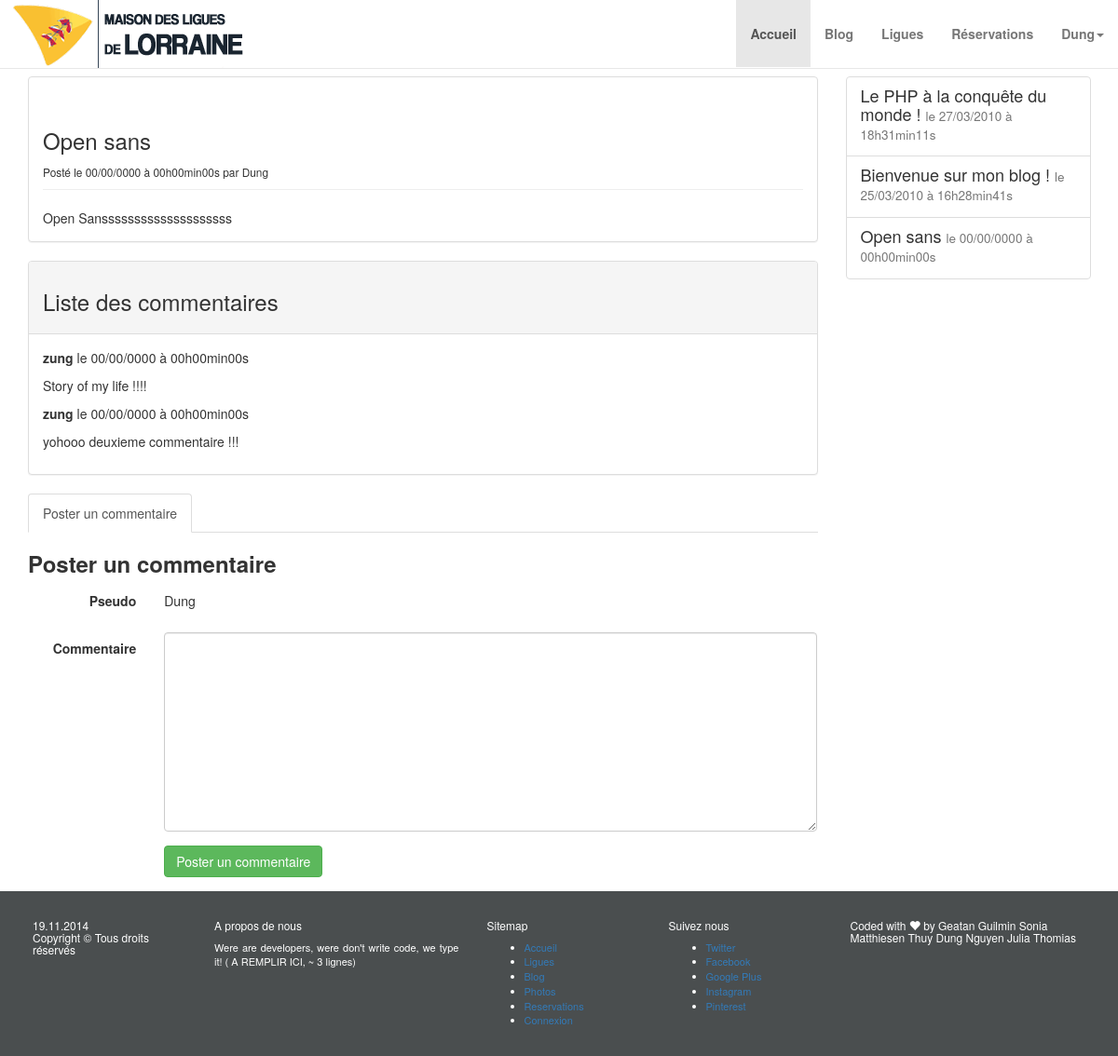
Screenshot of /?p=blog (signed in) with the database file from the repository.
### tables this page shows
CREATE TABLE IF NOT EXISTS `users` (
  `id` int(11) NOT NULL AUTO_INCREMENT,
  `pseudo` varchar(45) DEFAULT NULL,
  `nom` varchar(45) DEFAULT NULL,
  `prenom` varchar(45) DEFAULT NULL,
  `email` varchar(45) DEFAULT NULL,
  `password` varchar(255) DEFAULT NULL,
  `bailleur` tinyint(1) DEFAULT NULL,
  `adresses_id` int(11) NOT NULL,
  PRIMARY KEY (`id`),
  KEY `fk_users_adresses1_idx` (`adresses_id`)
);

CREATE TABLE IF NOT EXISTS `billets` (
  `id` int(11) NOT NULL AUTO_INCREMENT,
  `id_user` int(11) NOT NULL,
  `titre` varchar(255) NOT NULL,
  `contenu` text NOT NULL,
  `date_creation` datetime NOT NULL,
  PRIMARY KEY (`id`)
);

### auth.php (called while the page is built)
<?php
class Auth{
	static function islogged()
	{
		global $bdd;
		if(isset($_SESSION['Auth']) && isset($_SESSION['Auth']['pseudo']) && isset($_SESSION['Auth']['password'])){
			$sql = 'SELECT pseudo, password FROM users WHERE pseudo = :pseudo AND password = :password';
			$q = array(
				'pseudo'    => $_SESSION['Auth']['pseudo'],
				'password' => $_SESSION['Auth']['password']);
			$req = $bdd->prepare($sql);
			$req->execute($q);
			$count = $req->rowCount($sql);
			if($count == 1){
				return true;
			}else{
				return false;
			}
		}else{
			return false;
		}
	}
}
?>

### include/blog.php (the view, shortened to what this page needs)
<?php
if (isset($_GET['billet']) && is_numeric($_GET['billet'])){
	$sql ='SELECT id, id_user, titre, contenu,  DATE_FORMAT(date_creation, \'%d/%m/%Y à %Hh%imin%ss\')
    AS date_creation_fr FROM billets WHERE id = ?';
	$q = array($_GET['billet']);
	$req = $bdd->prepare($sql);
	$req->execute($q);
}else{
	$sql = 'SELECT id_user, titre, contenu,  DATE_FORMAT(date_creation, \'%d/%m/%Y à %Hh%imin%ss\')
    AS date_creation_fr FROM billets WHERE id = (SELECT MAX(id) FROM billets) ORDER BY id DESC limit 0,1';
    $req = $bdd->query($sql);
}
$donnees = $req->fetch();
?>
<div class="container">
		<div class="row mgtop">
			<div class="col-sm-9">
				<div class="panel panel-default">
					<div class="panel-body">
						<div class="page-header">
							<h3><?php echo $donnees['titre']; ?></h3>
							<small>Posté le <?php echo $donnees['date_creation_fr']; ?>
								par <?php
									$q = array('id_user' => $donnees['id_user']);
    								$auteur = $bdd->prepare('SELECT pseudo FROM users WHERE id = :id_user');
    								$auteur->execute($q);
									while($d = $auteur->fetch()){
										echo ucfirst($d['pseudo']);
									}
								?>
							</small>
						</div>
						<?php
    					echo nl2br($donnees['contenu']);
    					?>
					</div>
				</div>
				<div class="panel panel-default">
					<div class="panel-heading">
						<h3>Liste des commentaires</h3>
					</div>
					<div class="panel-body">
						<?php
							if(isset($_GET['billet']) && is_numeric($_GET['billet'])){
								$sql = 'SELECT pseudo, commentaire, DATE_FORMAT(date_commentaire, \'%d/%m/%Y à %Hh%imin%ss\')
	    						AS date_commentaire_fr FROM commentaires WHERE id_billet = ? ORDER BY date_commentaire';
	    						$u = array($_GET['billet']);
	    						$req = $bdd->prepare($sql);
								$req->execute($u);
							}else{
								$sql = 'SELECT pseudo, commentaire, DATE_FORMAT(date_commentaire, \'%d/%m/%Y à %Hh%imin%ss\')
	    						AS date_commentaire_fr FROM commentaires WHERE id_billet = (SELECT MAX(id) FROM billets) ORDER BY date_commentaire DESC';
	    						$req = $bdd->query($sql);
							}
							while ($donnees = $req->fetch()) {
									?>
									<p><strong><?php echo $donnees['pseudo']; ?></strong> le <?php echo $donnees['date_commentaire_fr']; ?></p>
									<p><?php echo nl2br($donnees['commentaire']); ?></p>
									<?php
								}
							?>
					</div>
				</div>
				<div class="row">
					<div class="col-sm-12">
						<div class="tabbable">
							<ul class="nav nav-tabs">
								<li class="active"><a href="#tab1">Poster un commentaire</a></li>
							</ul>
							<div class="tab-content">
								<div class="tab-pane active" id="tab1">
									<h3><strong>Poster un commentaire</strong></h3>
									<form class="form-horizontal" action="?p=comment" method="POST">
										<div class="form-group">
											<label for="pseudo" class="col-sm-2 control-label">Pseudo </label>
					    					<div class="col-sm-10">
					    						<?php
												if($connexion->islogged()){
					    							echo '<h5>'.$_SESSION['Auth']['pseudo'].'</h5>';
												}else {
					    						?>
					      						<input type="text" name="pseudo" class="form-control" id="pseudo">
					      						<?php
												}
												?>
					    					</div>
					  					</div>
										<div class="form-group">
					    					<label for="commentaire" class="col-sm-2 control-label">Commentaire </label>
					    					<div class="col-sm-10">
					      						<textarea class="form-control" name="commentaire" id="commentaire" cols="30" rows="10"></textarea>
					    					</div>
					  					</div>
					  					<div class="form-group">
									    	<div class="col-sm-offset-2 col-sm-10">
									      		<button type="submit" name="submit" class="btn btn-success">Poster un commentaire</button>
									      	</div>
									    </div>
					  				</form>
								</div>
							</div>
						</div>
					</div>
				</div>
			</div>
			<div class="col-sm-3">
				<div class="list-group list-group-fixed">
					<?php
					$sql ='SELECT id, titre, DATE_FORMAT(date_creation, \'%d/%m/%Y à %Hh%imin%ss\') AS date_creation_fr FROM billets ORDER BY date_creation DESC LIMIT 0, 5';
					$req = $bdd->query($sql);
					while ($donnees = $req->fetch())
					{
					?>
					<a href="?p=blog&billet=<?php echo $donnees['id']; ?>" class="list-group-item">
						<h4 class="list-group-item-heading">
							<?php echo $donnees['titre']; ?>
							<small>le <?php echo $donnees['date_creation_fr']; ?></small>
						</h4>
					</a>
					<?php
					}
					?>
				</div>
			</div>
		</div>
</div>

### css/style.css (style rules this page uses)
.container .mgtop { margin-top: 82px !important; }
.list-group-fixed { position: fixed; top: 82px; right: auto; width: 263px; }
p { text-align: justify; }

### rows the page displays
users: pseudo "Dung"
billets: titre "Le PHP à la conquête du monde !", date_creation_fr "27/03/2010 à 18h31min11s"
billets: titre "Bienvenue sur mon blog !", date_creation_fr "25/03/2010 à 16h28min41s"
billets: titre "Open sans", date_creation_fr "00/00/0000 à 00h00min00s"

### other values shown
$_SESSION['Auth']['pseudo'] "Dung"
$donnees['titre'] "Open sans"
$donnees['date_creation_fr'] "00/00/0000 à 00h00min00s"
$donnees['contenu'] "Open Sanssssssssssssssssssss"
$donnees['pseudo'] "zung"
$donnees['date_commentaire_fr'] "00/00/0000 à 00h00min00s"
$donnees['commentaire'] "Story of my life !!!!"
$donnees['commentaire'] "yohooo deuxieme commentaire !!!"
